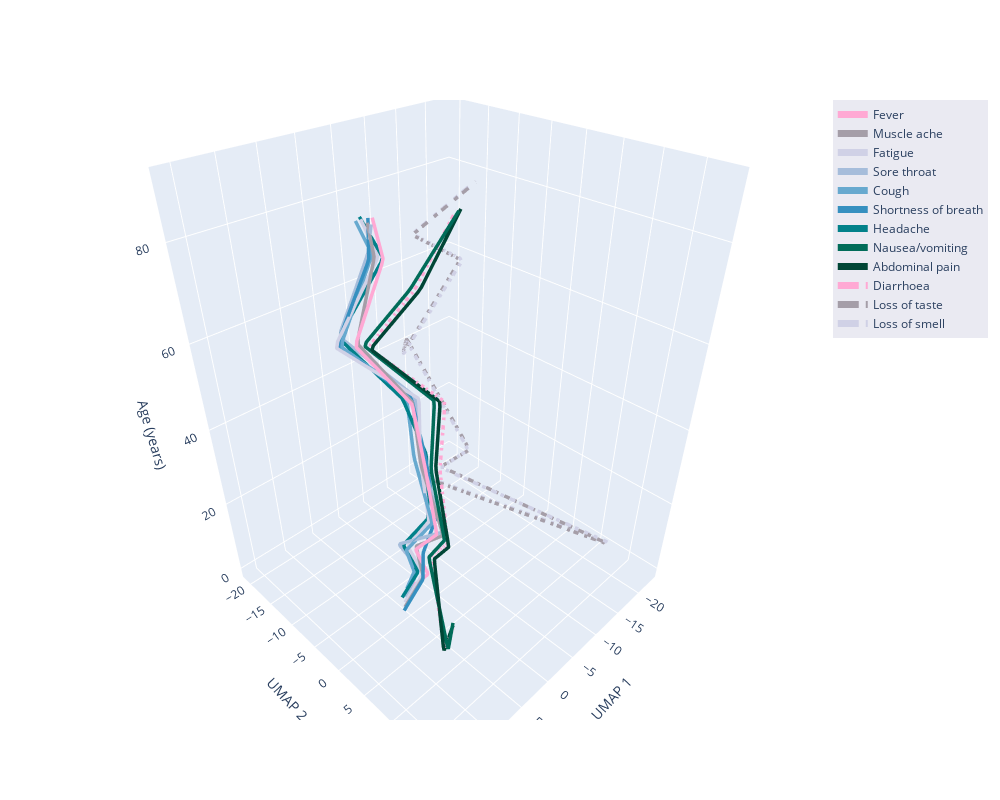

Source (notebook cell):
### Code cell
n_embeddings = len(aligned_mapper.embeddings_)
es = aligned_mapper.embeddings_
embedding_df = pd.DataFrame(np.vstack(es), columns=('x', 'y'))
embedding_df['z'] = np.repeat(np.linspace(0, 1.0, n_embeddings), es[0].shape[0])
embedding_df['id'] = np.tile(np.arange(es[0].shape[0]), n_embeddings)
#embedding_df['digit'] = np.tile(digits.target, n_embeddings)

fx = interp1d(
    embedding_df.z[embedding_df.id == 0]*10, embedding_df.x.values.reshape(n_embeddings, 12).T, kind="linear"
)
fy = interp1d(
    embedding_df.z[embedding_df.id == 0]*10, embedding_df.y.values.reshape(n_embeddings, 12).T, kind="linear"
)
z = np.linspace(0, 10, 100)

# viable colour palette's
#palette = px.colors.qualitative.Plotly * 2
# first couple of colours were edited to make them darker
palette = ['#ffa9d4', #'#fff7fb'
            '#a59ea8', #'#ece2f0'
            '#d0d1e6',
            '#a6bddb',
            '#67a9cf',
            '#3690c0',
            '#02818a',
            '#016c59',
            '#014636'] * 3

#'solid', 'dot', 'dash', 'longdash', 'dashdot', 'longdashdot'
linetype = ['solid']*9 + ['dashdot']*9 + ['dashdot']*8

# work out the axis limits
x_min = embedding_df.x.min()
x_max = embedding_df.x.max()
y_min = embedding_df.y.min()
y_max = embedding_df.y.max()

x_midpoint = (x_min + x_max) / 2
y_midpoint = (y_min + y_max) / 2
x_len = x_max - x_min
y_len = y_max - y_min

max_length = max(x_len, y_len)

padding = 1.2

x_range = [x_midpoint - 0.5*max_length*padding, x_midpoint + 0.5*max_length*padding]
y_range = [y_midpoint - 0.5*max_length*padding, y_midpoint + 0.5*max_length*padding]


# start plotting
interpolated_traces = [fx(z), fy(z)]
traces = [
    go.Scatter3d(
        x=interpolated_traces[0][i],
        y=interpolated_traces[1][i],
        z=z*n_slices,
        mode="lines",
        line=dict(
            width=7.0,
            dash = linetype[i],
            color = palette[i]
        ),
        opacity=1,
        name = str(lookup.symptom_name_formatted.values[i]),
        text = str(lookup.symptom_name_formatted.values[i]),
        hovertext = str(lookup.symptom_name_formatted.values[i])
    )
    for i in range(12)
]
fig = go.Figure(data=traces)
fig.update_layout(
    width=1000,
    height=800,
    autosize=True,
    showlegend=True,
    legend = {'bgcolor': '#EAEAF2'},
    scene=(dict(
        aspectmode='manual',
        aspectratio=dict(x=1, y=1, z=1.4), # can be used to stretch the plot vertically
        xaxis_range = x_range,
        yaxis_range = y_range,
        xaxis_title = 'UMAP 1',
        yaxis_title = 'UMAP 2',
        zaxis_title = 'Age (years)')))

fig.show()
